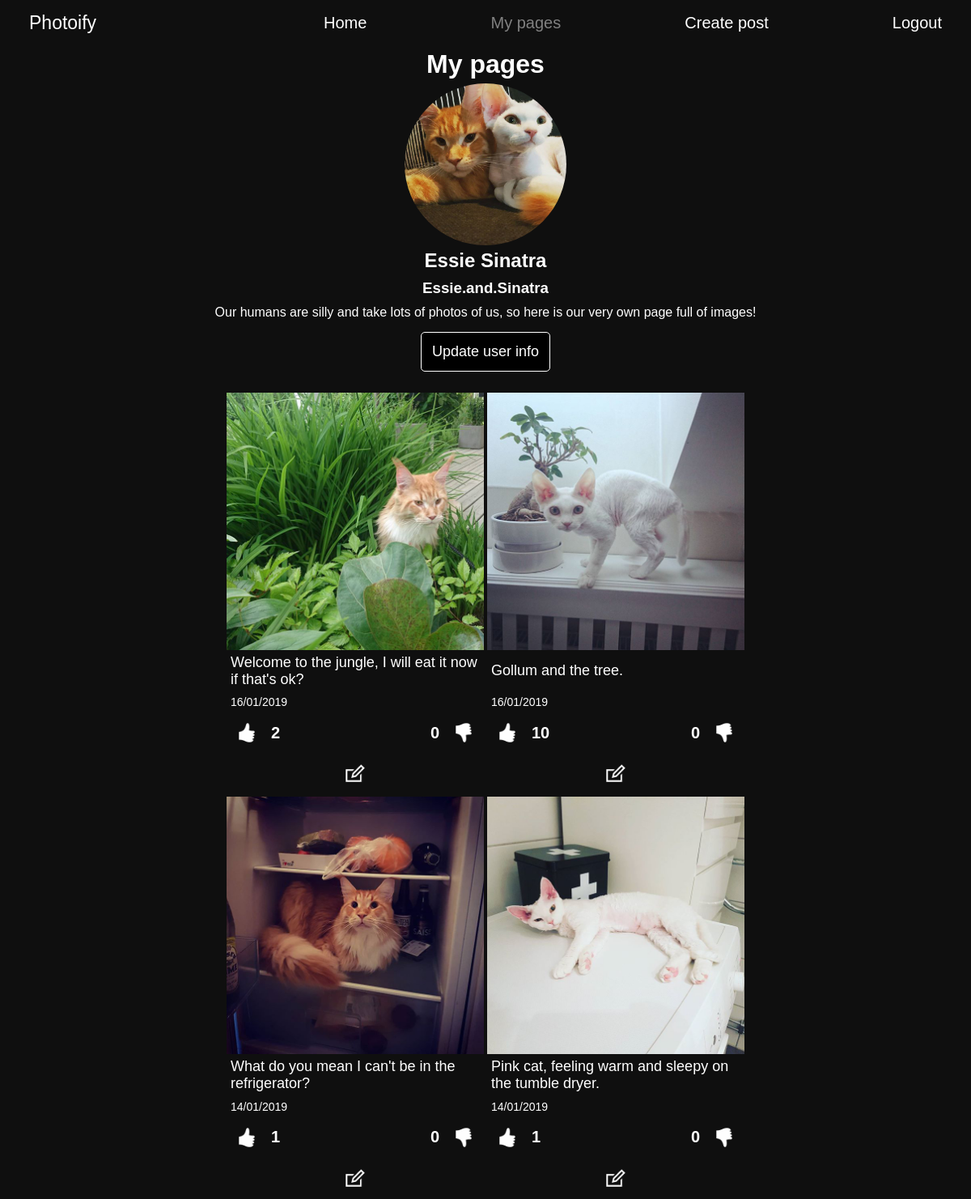
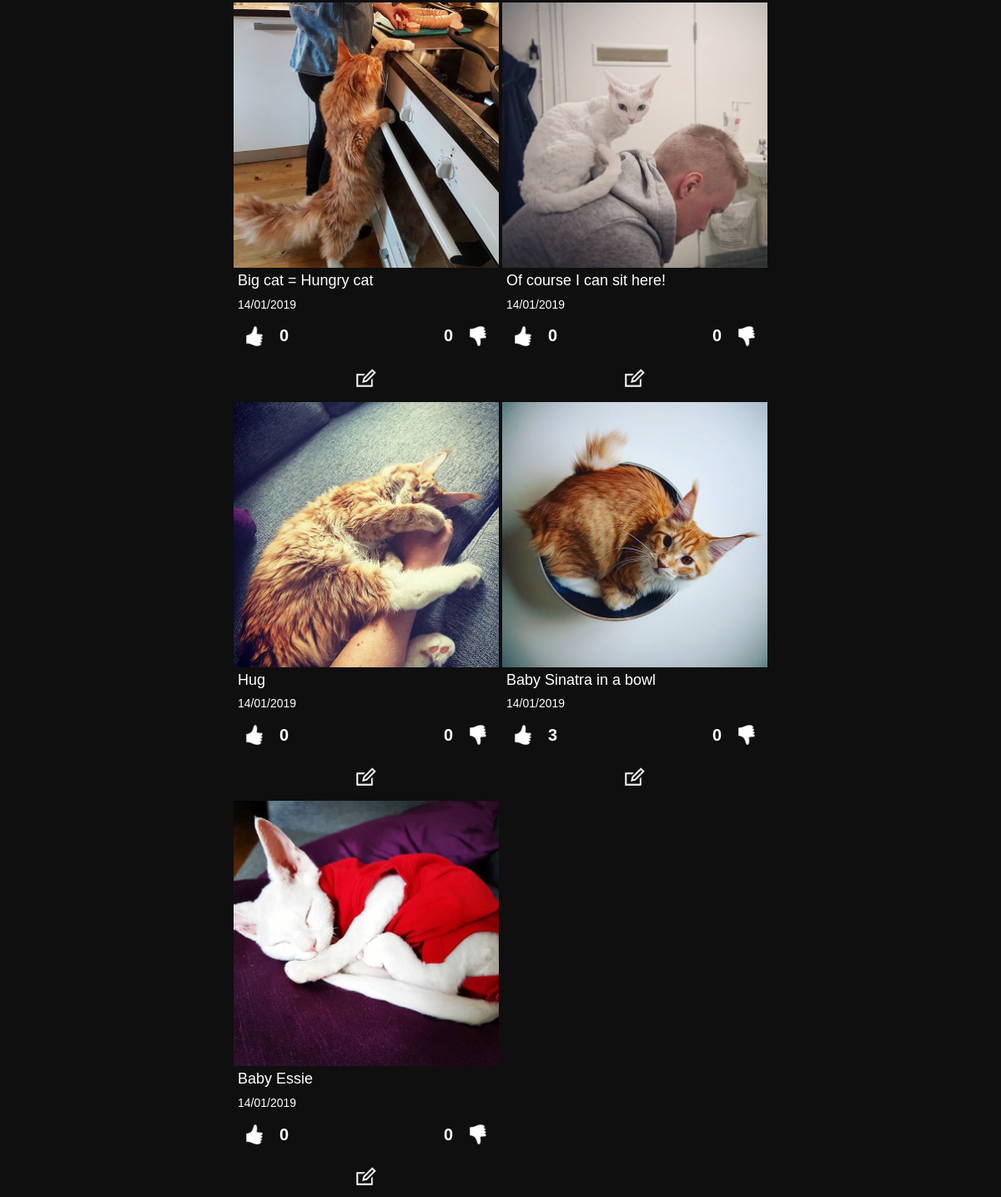
Screenshot of /my-pages.php (signed in) with the database file from the repository (2 pictures, top to bottom).
### tables this page shows
CREATE TABLE "users" (
	`id`	INTEGER PRIMARY KEY AUTOINCREMENT,
	`name`	TEXT,
	`password`	TEXT,
	`email`	TEXT,
	`profile_image_url`	TEXT,
	`username`	TEXT,
	`bio`	TEXT
);

CREATE TABLE "posts" (
	`post_id`	INTEGER PRIMARY KEY AUTOINCREMENT,
	`description`	TEXT,
	`image_url`	TEXT,
	`user_id`	INTEGER,
	`date`	INTEGER,
	FOREIGN KEY(`user_id`) REFERENCES `users`(`id`)
);

### app/database/database-functions.php (called while the page is built, shortened)
<?php
function connectToDB(){
    static $pdo;
    if ($pdo instanceof PDO) {
        return $pdo;
    }
    $config = require dirname(__DIR__).'/config.php';
    $pdo = new PDO($config['database_path']);
    return $pdo;
}
function getUser($userId){
    $pdo = connectToDB();
    $statement = $pdo->prepare('SELECT id, name, email, profile_image_url, username, bio FROM users WHERE id = :id');
    $statement->bindParam(':id', $userId, PDO::PARAM_INT);
    $statement->execute();
    $user = $statement->fetch(PDO::FETCH_ASSOC);
    return $user;
}
function getMyPosts($user){
    $pdo = connectToDB();
    $myPostsStatement = $pdo->prepare('SELECT * FROM posts WHERE user_id = :user ORDER BY date DESC');
    $myPostsStatement->bindParam(':user', $user, PDO::PARAM_INT);
    $myPostsStatement->execute();
    $myPosts = $myPostsStatement->fetchAll(PDO::FETCH_ASSOC);
    return $myPosts;
}
function countDislikes($postId){
    $pdo = connectToDB();
    $getDislikes = $pdo->prepare('SELECT * FROM dislikes WHERE post_id=:post_id');
    $getDislikes->bindParam(':post_id', $postId, PDO::PARAM_INT);
    $getDislikes->execute();
    $likes = $getDislikes->fetchAll(PDO::FETCH_ASSOC);
    $currentLikes = count($likes);
    return $currentLikes;
}

### app/autoload.php (called while the page is built, shortened)
<?php
require __DIR__.'/database/database-functions.php';
if (isset($_SESSION['user'])) {
    $loggedInUser = getUser($_SESSION['user']);
};

### my-pages.php (the view, shortened to what this page needs)
<?php
require __DIR__.'/views/header.php';
$myPosts = getMyPosts($loggedInUser['id']);
?>
<div class="my-pages">
    <div class="user-info">
        <h1>My pages</h1>
        <img class="profile-pic" src="<?= $loggedInUser['profile_image_url']?>" alt="profile-pic">
        <h2>
            <?= $loggedInUser['name']?>
        </h2>
        <h3>
            <?= $loggedInUser['username']?>
        </h3>
        <h4 class="bio">
            <?= $loggedInUser['bio']?>
        </h4>
        <button class="user-update"><a href="/update-user-page.php">Update user info</a></button>
    </div>
    <div class="post-feed">
        <?php
        foreach ($myPosts as $myPost) :
            $likes = countLikes($myPost['post_id']);
            $dislikes = countDislikes($myPost['post_id']);?>
        <div class="post">
            <div class=image-container>
                <img class="post-image" src="<?= $myPost['image_url']?>" alt="image">
            </div>
            <h5 class="description">
                <?= $myPost['description']?>
            </h5>
            <div class="info-container">
                <h6 class="post-date">
                    <?=date('d/m/Y', $myPost['date'])?>
                </h6>
                <div class="like-buttons">
                    <form class="likes-form" action="/app/likes/likes.php" method="post">
                        <button class="like-button"><img src="<?= !empty($doesUserLikePost) ? "/assets/iconmonstr-thumb-like-dark.png"
                                : "/assets/iconmonstr-thumb-like-light.png" ?>" alt=""></button>
                        <h5 class="likes">
                            <?= !empty($likes) ?  $likes :  '0' ?>
                        </h5>
                    </form>
                    <form class="likes-form" action="/app/likes/dislikes.php" method="post">
                        <h5 class="dislikes">
                            <?= !empty($dislikes) ?  $dislikes :  '0' ?>
                        </h5>
                        <button class="dislike-button"><img src="<?= !empty($doesUserDislikePost) ? "/assets/iconmonstr-thumb-dislike-dark.png"
                                : "/assets/iconmonstr-thumb-dislike-light.png" ?>" alt=""></button>
                    </form>
                </div>
                <a class="edit-button" href="<?= "/update-post-page.php?postId=".$myPost['post_id'];?>"> <img src="/assets/iconmonstr-edit.png"
                    alt="Edit"></a>
            </div>
        </div>
        <?php
                endforeach ?>
    </div>
</div>
<?php require __DIR__.'/views/footer.php'; ?>

### assets/styles/main.css (style rules this page uses)
* { box-sizing: border-box; }
body { width: 100vw; margin: 0; background-color: rgb(15, 15, 15); color: white; font-family: sans-serif; }
h1, h2, h3, h4, h5, h6 { margin: 5px; }
img { width: 200px; }
a { color: white; text-decoration: none; }
button { color: black; background-color: whitesmoke; border-radius: 5px; }
.post-feed { width: auto; margin: auto; display: grid; grid-gap: 4px; grid-template-columns: repeat(auto-fill, minmax(150px, 1fr)); }
.post { width: 100%; }
.post-image { width: 100%; }
.description { font-weight: 400; font-size: 18px; }
.post-date { font-size: 14px; font-weight: 300; }
.likes-form { display: flex; flex-direction: row; justify-content: center; align-items: center; }
.likes, .dislikes { font-size: 20px; font-weight: 600; }
.like-buttons { display: flex; flex-direction: row; justify-content: space-between; }
.like-button { margin: 0; padding: 0; background: none; border: none; display: flex; flex-direction: column; justify-content: center; align-items: center; }
.dislike-button { margin: 0; padding: 0; background: none; border: none; display: flex; flex-direction: column; justify-content: center; align-items: center; }
.like-button > img { width: 50px; height: 50px; margin: 0; padding: 0; }
.dislike-button > img { width: 50px; height: 50px; margin: 0; padding: 0; }
.my-pages { position: relative; top: 56px; display: flex; flex-direction: column; justify-content: center; align-items: center; }
.user-info { margin-bottom: 2vh; display: flex; flex-direction: column; justify-content: center; align-items: center; }
.profile-pic { width: 200px; border-radius: 50%; }
.bio { text-align: center; font-weight: 300; }
.user-update { margin: 10px; padding: 13px; background-color: black; color: white; border: solid 1px white; font-size: 18px; }
.post { display: flex; flex-direction: column; justify-content: space-between; }
.image-container { height: auto; display: flex; flex-direction: column; justify-content: center; align-items: center; }
.edit-button { margin: 0; padding: 0; background: none; border: none; display: flex; flex-direction: column; justify-content: center; align-items: center; }
.edit-button > img { width: 50px; height: 50px; margin: 0; padding: 0; }
form { display: flex; flex-direction: column; justify-content: center; align-items: center; }
@media only screen and (min-width: 800px) { .post-feed { width: 100vw; grid-gap: 4px; grid-template-columns: repeat(auto-fill, minmax(300px, 1fr)); } }
@media only screen and (min-width: 800px) { .my-pages > .post-feed { width: auto; margin: auto; } }

### rows the page displays
users: profile_image_url (picture), name "Essie Sinatra", username "Essie.and.Sinatra", bio "Our humans are silly and take lots of photos of us, so here is our very own page full of images!"
posts: image_url (picture), description "Welcome to the jungle, I will eat it now if that's ok?", date "16/01/2019", likes "2"
posts: image_url (picture), description "Gollum and the tree.", date "16/01/2019", likes "10"
posts: image_url (picture), description "What do you mean I can't be in the refrigerator?", date "14/01/2019", likes "1"
posts: image_url (picture), description "Pink cat, feeling warm and sleepy on the tumble dryer.", date "14/01/2019", likes "1"
posts: image_url (picture), description "Big cat = Hungry cat", date "14/01/2019"
posts: image_url (picture), description "Of course I can sit here!", date "14/01/2019"
posts: image_url (picture), description "Hug", date "14/01/2019"
posts: image_url (picture), description "Baby Sinatra in a bowl", date "14/01/2019", likes "3"
posts: image_url (picture), description "Baby Essie", date "14/01/2019"

### other values shown
$config['title'] "Photoify"
